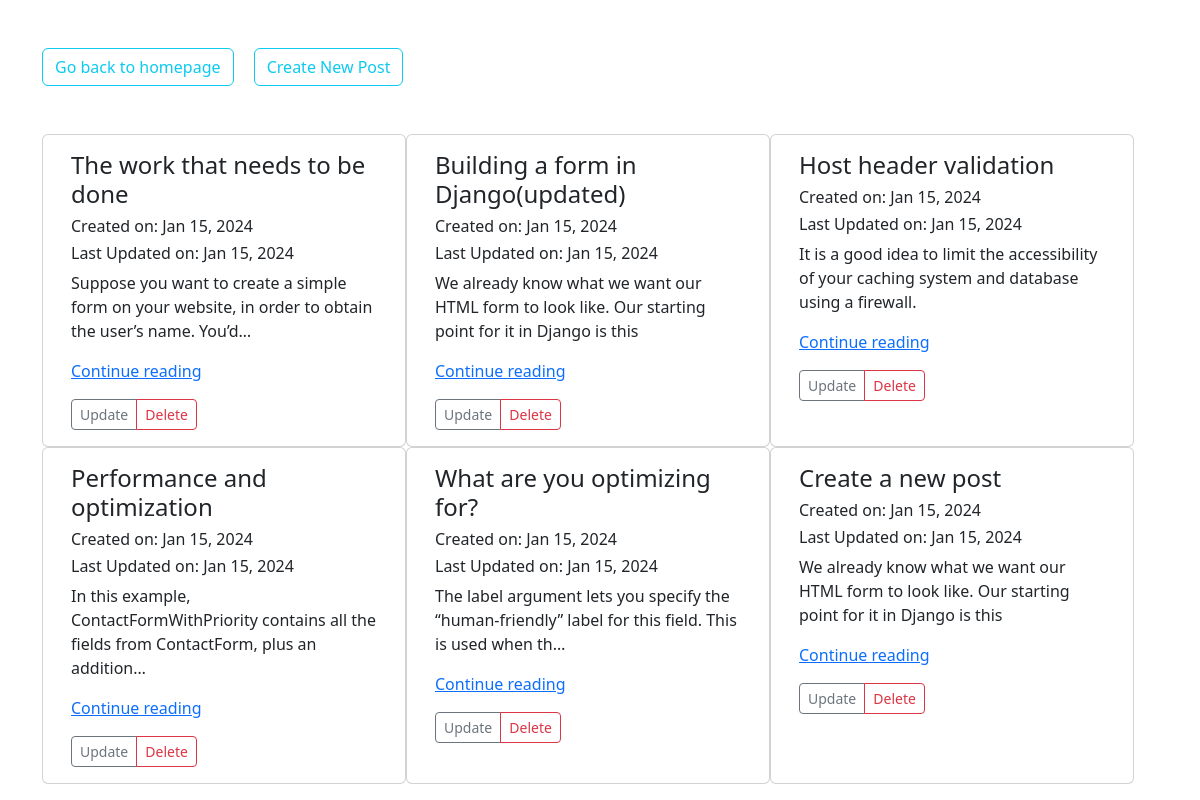
/posts/, run on the app's committed database.
### forms_app/models.py (models this page shows, shortened)
class Post(models.Model):
    title = models.CharField(max_length=255)
    description = models.CharField(max_length=255)
    image = models.ImageField(upload_to='media')
    body = models.TextField()
    created_on = models.DateTimeField(auto_now_add=True)
    updated_on = models.DateTimeField(auto_now=True)
    author = models.ForeignKey(User, blank=True, on_delete=models.CASCADE)

### forms_app/views.py (the view)
# urls.py: path('', views.home, name='home'),
def home(request):
    posts = Post.objects.all()
    context = {
        'posts':posts
    }
    return render(request, 'home.html', context)

### templates/home.html
{% extends 'base.html' %} {% block content %}
<div class="row container">
  {% for post in posts %}
  <div class="card col-md-4">
    <div class="card-body">
      <h4 class="card-title">{{post.title}}</h4>
      <h6>Created on: {{post.created_on|date:"M j, Y"}}</h6>
      <h6>Last Updated on: {{post.updated_on|date:"M j, Y"}}</h6>
      <p class="card-text">{{post.description|truncatechars:100}}</p>
      <div class="mb-3">
        <a class="card-link" href="{% url 'detail' post.id %}"
          >Continue reading</a
        >
      </div>
      <div class="btn-group">
        <a
          href="{% url 'update' post.id %}"
          class="btn btn-sm btn-outline-secondary"
          >Update</a
        >
        <a
          href="{% url 'delete' post.id %}"
          class="btn btn-sm btn-outline-danger"
          >Delete</a
        >
      </div>
    </div>
  </div>
  {% endfor %}
</div>
{% endblock content %}

### templates/base.html (shortened to what this page needs)
<!DOCTYPE html>
<html lang="en">
  <head>
    {% load static %}
    <link rel="stylesheet" href="{% static 'css/bootstrap.min.css' %}" />
    <link rel="stylesheet" href="{% static 'main.css' %}" />
  </head>
  <body>
    <nav>
      <div class="container">
        <a class="btn btn-outline-info my-5" href="{% url 'home' %}"
          >Go back to homepage</a
        >
        <a class="btn btn-outline-info my-5 mx-3" href="{% url 'create' %}"
          >Create New Post</a
        >
      </div>
    </nav>
    <div class="container">{% block content %} {% endblock %}</div>
  </body>
</html>

### data on the page
Post: title "The work that needs to be done", created_on "Jan 15, 2024", updated_on "Jan 15, 2024", description "Suppose you want to create a simple form on your website, in order to obtain the user’s name. You’d…"
Post: title "Building a form in Django(updated)", created_on "Jan 15, 2024", updated_on "Jan 15, 2024", description "We already know what we want our HTML form to look like. Our starting point for it in Django is this"
Post: title "Host header validation", created_on "Jan 15, 2024", updated_on "Jan 15, 2024", description "It is a good idea to limit the accessibility of your caching system and database using a firewall."
Post: title "Performance and optimization", created_on "Jan 15, 2024", updated_on "Jan 15, 2024", description "In this example, ContactFormWithPriority contains all the fields from ContactForm, plus an addition…"
Post: title "What are you optimizing for?", created_on "Jan 15, 2024", updated_on "Jan 15, 2024", description "The label argument lets you specify the “human-friendly” label for this field. This is used when th…"
Post: title "Create a new post", created_on "Jan 15, 2024", updated_on "Jan 15, 2024", description "We already know what we want our HTML form to look like. Our starting point for it in Django is this"
